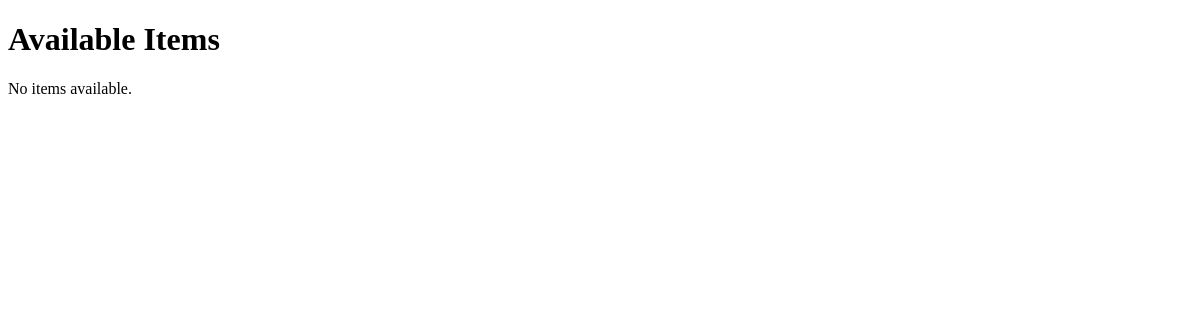
Page /items/ on the earlier database version.
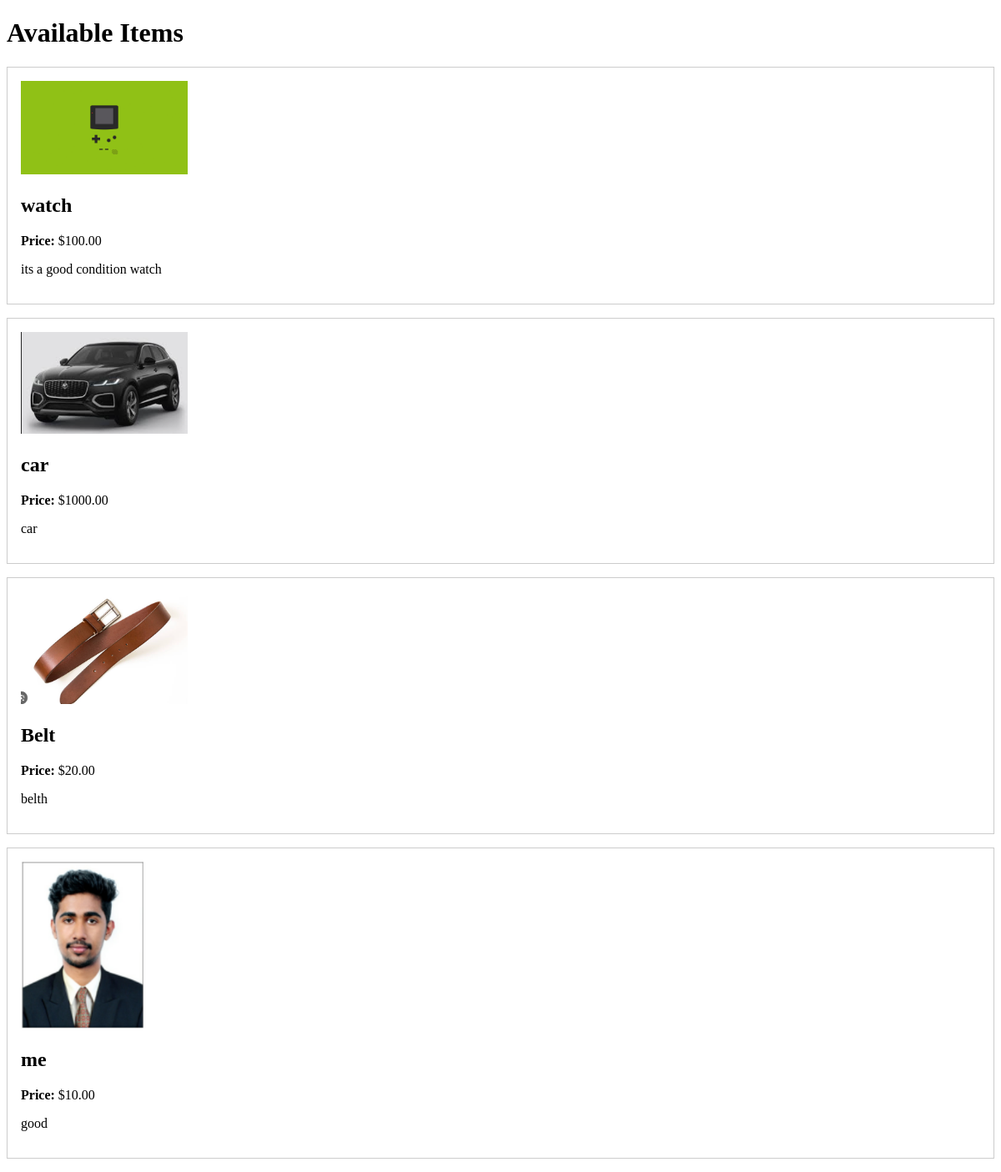
Same page on the later database version.
### pages/models.py (models this page shows, shortened)
class Item(models.Model):
    name = models.CharField(max_length=100)
    description = models.TextField()
    price = models.DecimalField(max_digits=7, decimal_places=2)
    owner = models.ForeignKey('CustomUser', on_delete=models.CASCADE)
    image = models.ImageField(upload_to='item_images/', blank=True, null=True)
    is_available = models.BooleanField(default=True)
    per_day = models.BooleanField(default=False, help_text='Is this price per day?')
    date_posted = models.DateTimeField(auto_now_add=True)

### pages/views.py (the view)
# urls.py: path('items/', views.item_list_view, name='item_list'),
def item_list_view(request):
    items = Item.objects.all()
    return render(request, 'item_list.html', {'items': items})

### templates/item_list.html (shortened to what this page needs)
<!DOCTYPE html>
<html>
<head>
</head>
<body>
    <h1>Available Items</h1>
    {% for item in items %}
        <div style="border:1px solid #ccc; padding:16px; margin-bottom:16px;">
            <img src="{{ item.image.url }}" alt="{{ item.name }}" style="max-width:200px; max-height:200px;">
            <h2>{{ item.name }}</h2>
            <p><strong>Price:</strong> ${{ item.price }}</p>
            <p>{{ item.description }}</p>
        </div>
    {% empty %}
        <p>No items available.</p>
    {% endfor %}
</body>
</html>

Differences in the rows shown:
added Item: image (picture), name "watch", price "100.00", description "its a good condition watch"
added Item: image (picture), name "car", price "1000.00", description "car"
added Item: image (picture), name "Belt", price "20.00", description "belth"
added Item: image (picture), name "me", price "10.00", description "good"
Other differences:
text no longer shown: "No items available."
